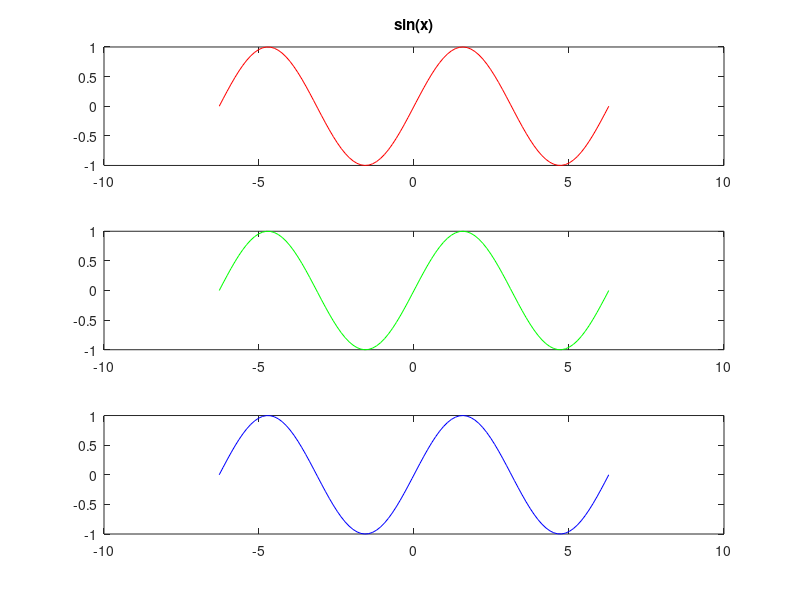

This figure's MATLAB source:
%This script will plot the sin function three times using different colors
 
x = linspace(-2*pi,2*pi,100);
y = sin(x);
subplot(3,1,1);plot(x,y,'r')
title('sin(x)')
subplot(3,1,2);plot(x,y,'g')
subplot(3,1,3);plot(x,y,'b')


